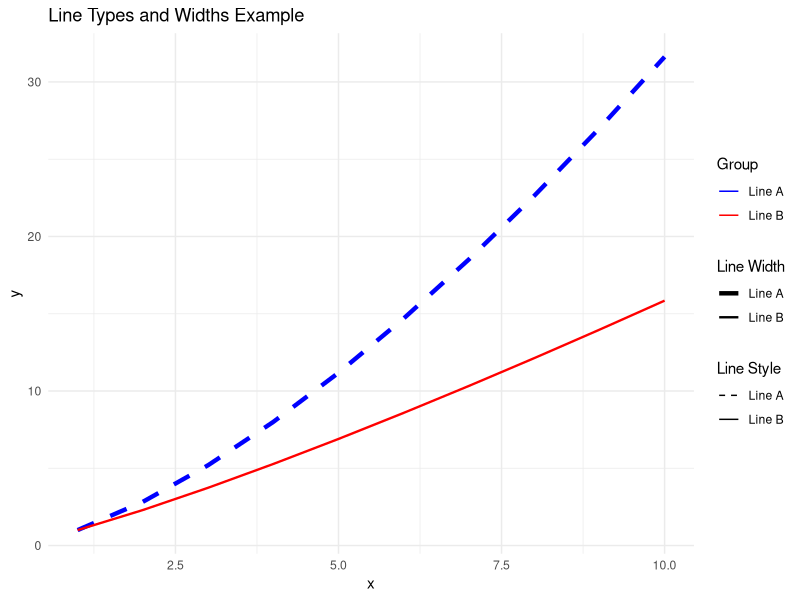

The R source for this figure:
library(ggplot2)
df <- data.frame(
  x = rep(1:10, 2),
  y = c((1:10)^1.5, (1:10)^1.2),
  group = rep(c("Line A", "Line B"), each = 10)
)
p <- ggplot(df, aes(x = x, y = y, group = group, color = group, linetype = group)) +
  geom_line(aes(size = group)) +  # Vary line width by group
  scale_color_manual(values = c("Line A" = "blue", "Line B" = "red")) +
  scale_linetype_manual(values = c("Line A" = "dashed", "Line B" = "solid")) +
  scale_size_manual(values = c("Line A" = 1.5, "Line B" = 0.8)) +
  labs(title = "Line Types and Widths Example",
       color = "Group", linetype = "Line Style", size = "Line Width") +
  theme_minimal()
print(p)

